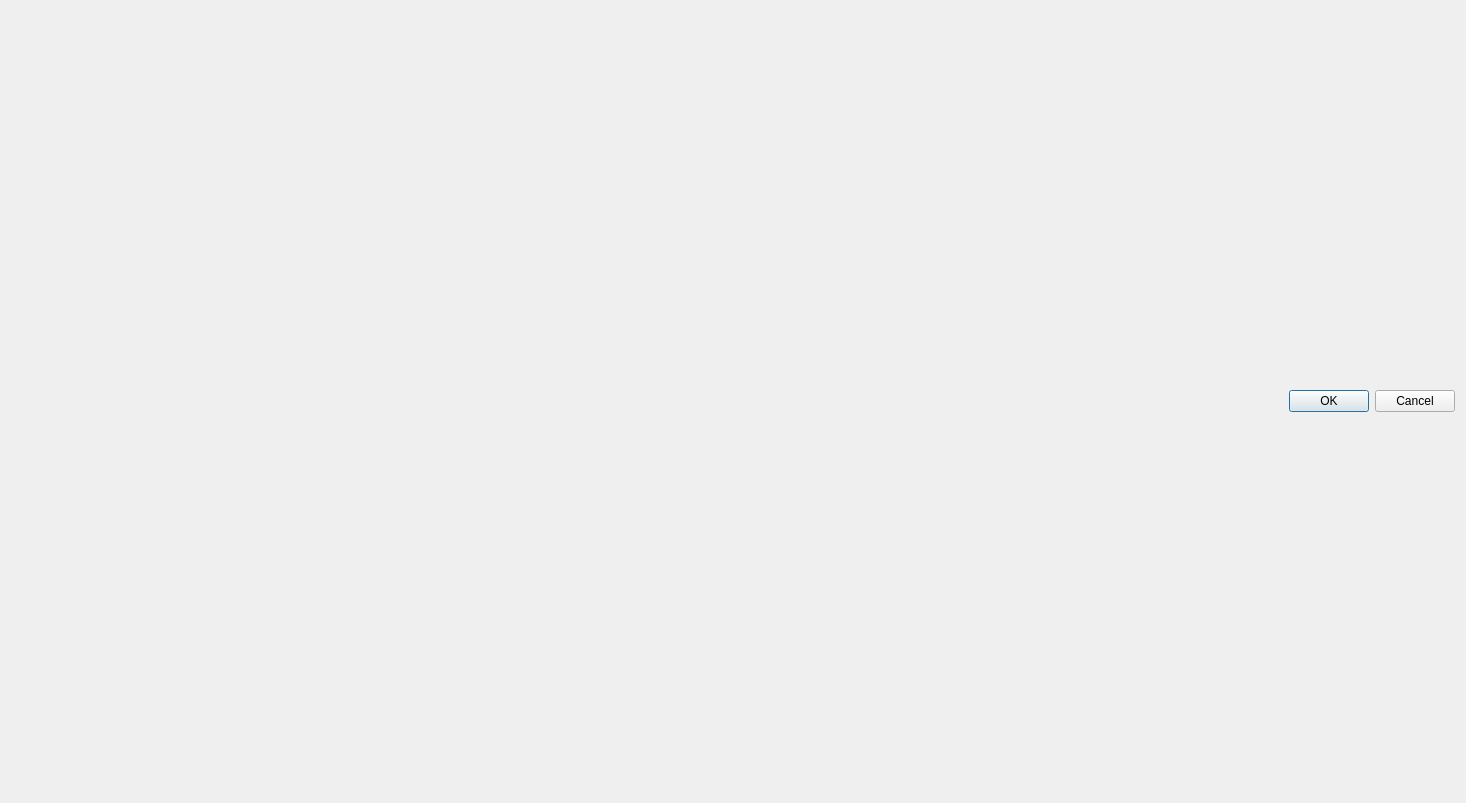
<?xml version="1.0" encoding="UTF-8"?>
<ui version="4.0">
 <class>Dialog</class>
 <widget class="QDialog" name="Dialog">
  <property name="geometry">
   <rect>
    <x>0</x>
    <y>0</y>
    <width>1466</width>
    <height>803</height>
   </rect>
  </property>
  <property name="windowTitle">
   <string>Dialog</string>
  </property>
  <layout class="QVBoxLayout" name="verticalLayout_2">
   <item>
    <layout class="QHBoxLayout" name="horizontalLayout"/>
   </item>
   <item>
    <widget class="QDialogButtonBox" name="buttonBox">
     <property name="orientation">
      <enum>Qt::Horizontal</enum>
     </property>
     <property name="standardButtons">
      <set>QDialogButtonBox::Cancel|QDialogButtonBox::Ok</set>
     </property>
    </widget>
   </item>
  </layout>
 </widget>
 <resources/>
 <connections>
  <connection>
   <sender>buttonBox</sender>
   <signal>accepted()</signal>
   <receiver>Dialog</receiver>
   <slot>accept()</slot>
   <hints>
    <hint type="sourcelabel">
     <x>248</x>
     <y>254</y>
    </hint>
    <hint type="destinationlabel">
     <x>157</x>
     <y>274</y>
    </hint>
   </hints>
  </connection>
  <connection>
   <sender>buttonBox</sender>
   <signal>rejected()</signal>
   <receiver>Dialog</receiver>
   <slot>reject()</slot>
   <hints>
    <hint type="sourcelabel">
     <x>316</x>
     <y>260</y>
    </hint>
    <hint type="destinationlabel">
     <x>286</x>
     <y>274</y>
    </hint>
   </hints>
  </connection>
 </connections>
</ui>
